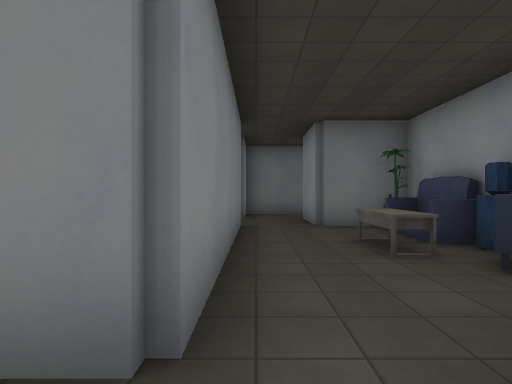
[1] (above)

23 first-person views from a walk through a level from a Godot 3-D game. The camera is 1.5 m above the floor, looks level and sees 75° across. The floor is counted in squares, 2 m on a side. Each view is taken from the middle of a square. On the plan, view 1 faces up. The plan holds only what a view shows up to about 11 squares ahead; the rest is blank. The place goes on beyond the plan. Surface patterns are stand-ins for the level's own textures.

[2]
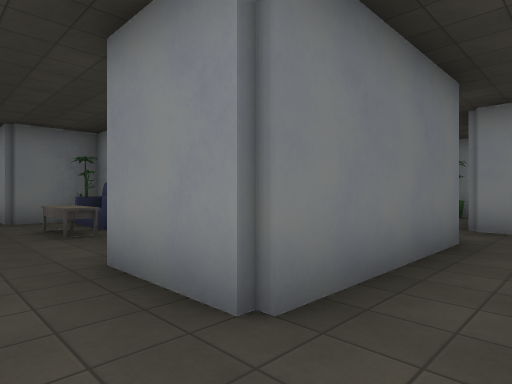

[3]
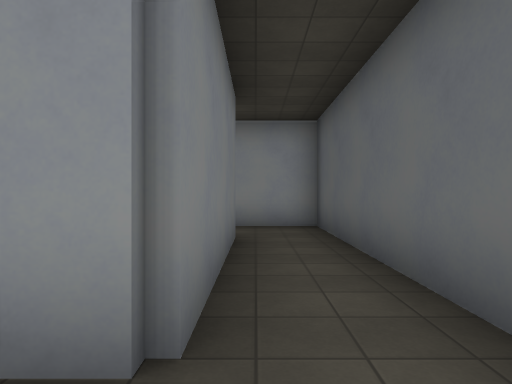

[4]
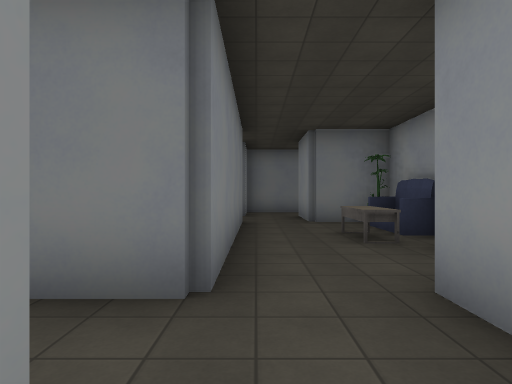

[5]
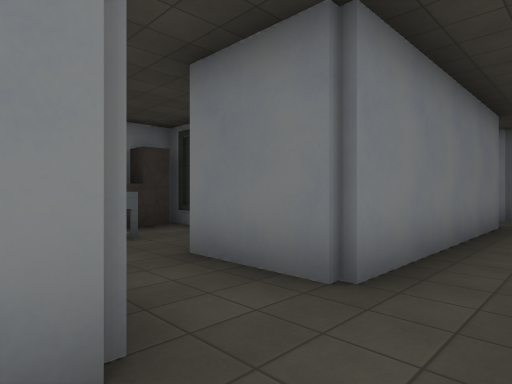

[6]
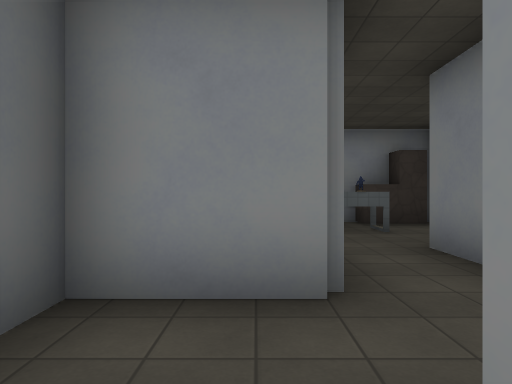

[7]
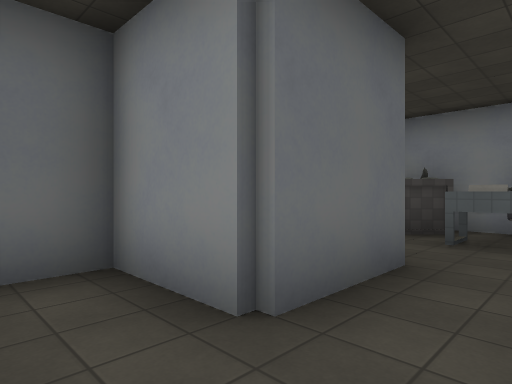

[8]
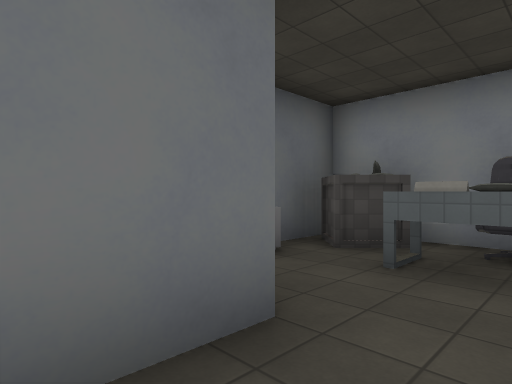

[9]
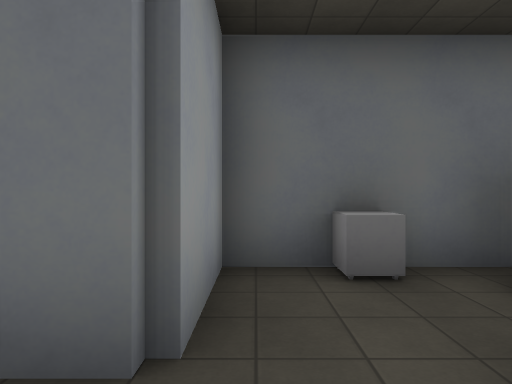

[10]
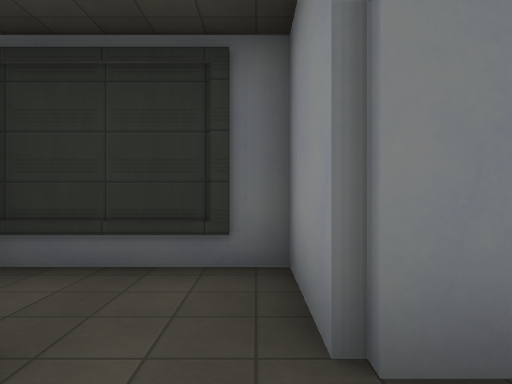

[11]
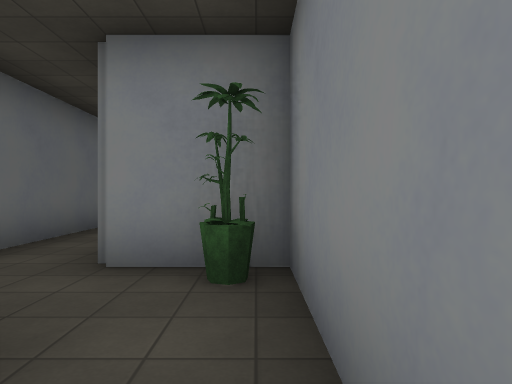

[12]
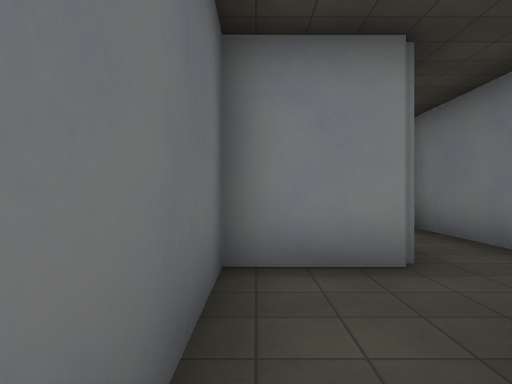

[13]
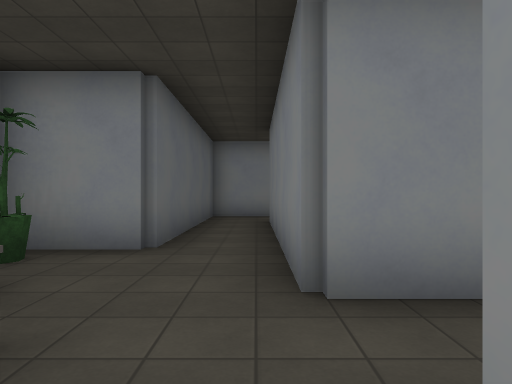

[14]
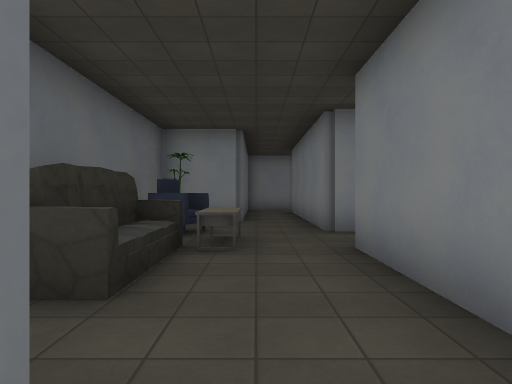

[15]
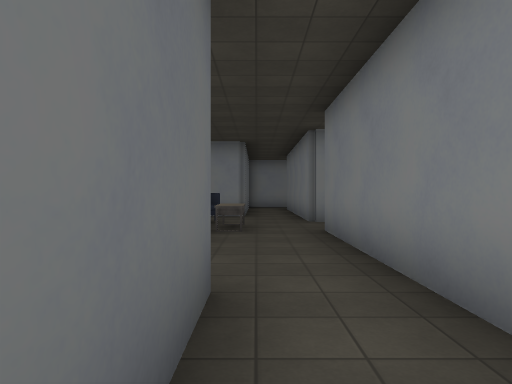

[16]
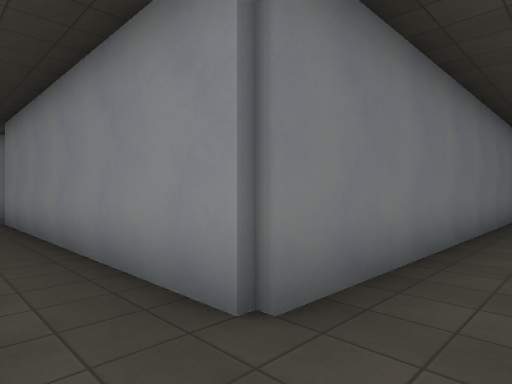

[17]
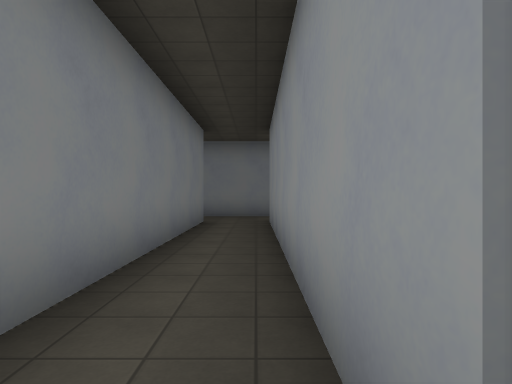

[18]
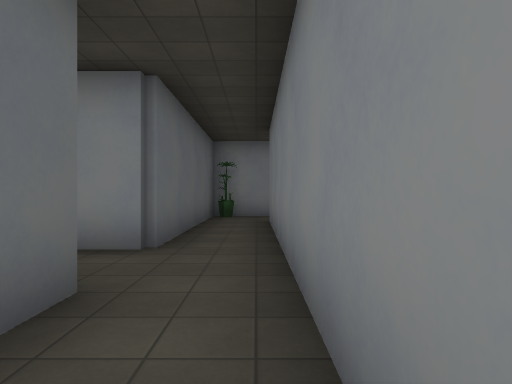

[19]
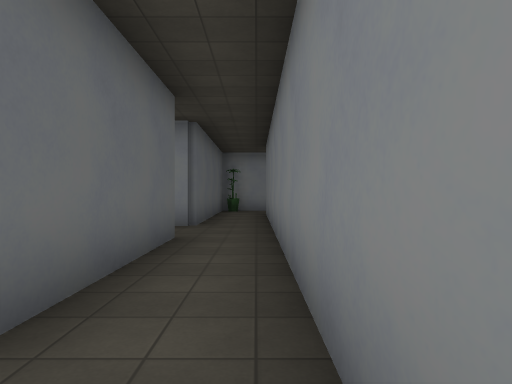

[20]
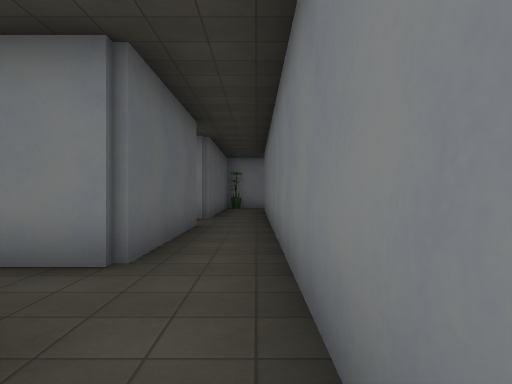

[21]
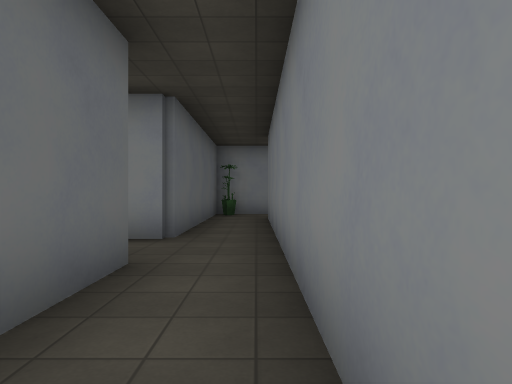

[22]
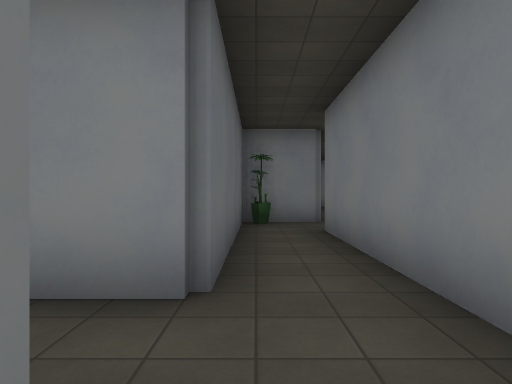

[23]
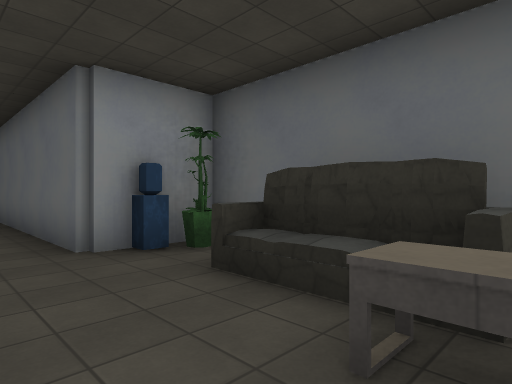

### Floor plan
Key: @ floor where view 1 was taken; # wall or solid block; . floor; ^ raised ledge; S sofa; A armchair; B banana; O other object.
Columns run from 6 left of view 1 to 27 right of it. Each row starts with its distance up from view 1.
 11      #..
 10      #..            #############
  9       ..#        #................
  8       ..##       ##..............
  7      #...#        ######..####..
  6      #...S             #..#  #
  5      #..^S             #..#
  4 ######..^#             #..#
  3 #...##...A             #..#
  2 #...##...   ####       #..#
  1 #^......#  ##....##    #..#
  0 #B....@.####......######..########
 -1 ##..##........##..................
 -2 ##O.##........##.........^........
 -3    ###################..A^^^.#####
 -4                      ##.A###.#
 -5                       ##   ###

Where each view was taken, in squares from view 1:
view 1: 0 up, 0 right, facing up
view 2: 2 down, 0 right, facing up-right
view 3: 1 down, 0 right, facing right
view 4: 1 down, 0 right, facing up
view 5: 1 down, 1 right, facing up-left
view 6: 1 down, 2 right, facing left
view 7: 1 up, 1 right, facing down-left
view 8: 1 up, 1 left, facing down-left
view 9: 1 up, 3 left, facing down
view 10: 0 up, 3 left, facing up
view 11: 1 up, 9 right, facing left
view 12: 2 down, 13 right, facing left
view 13: 1 down, 20 right, facing left
view 14: 2 down, 24 right, facing left
view 15: 2 down, 26 right, facing left
view 16: 2 down, 18 right, facing up-right
view 17: 1 down, 19 right, facing up
view 18: 9 up, 22 right, facing left
view 19: 9 up, 25 right, facing left
view 20: 9 up, 27 right, facing left
view 21: 9 up, 23 right, facing left
view 22: 8 up, 20 right, facing left
view 23: 1 down, 19 right, facing down-right
